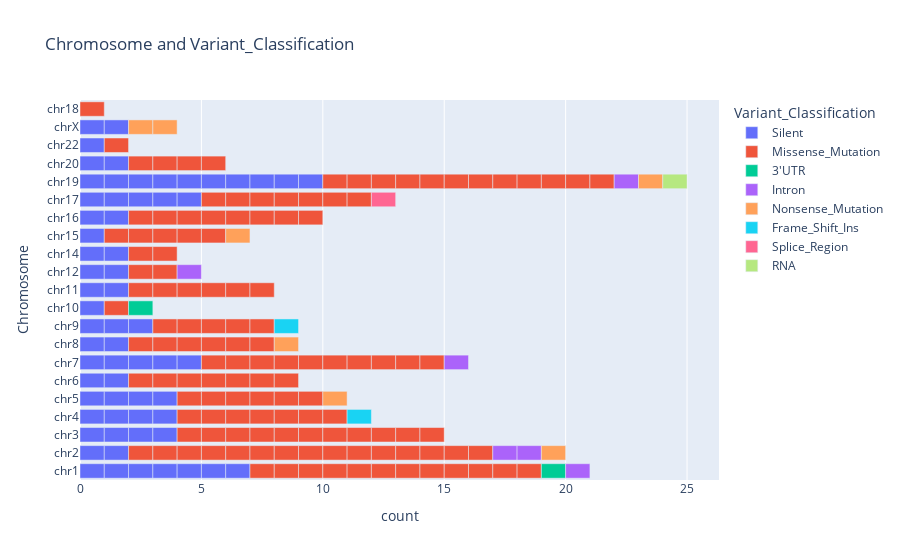

Here is the notebook cell this chart was saved with:
### Markdown cell above
**Question 5)** pouvez-vous faire un plot pour décrire en même temps sur quel chromosome et quel type de mutations a ce patient ? Utilisez px.bar et le label "color" que nous avons vue la semaine dernière

### Code cell
################################################
#Solution Question 5)
################################################
fig = px.bar(df, y='Chromosome', color='Variant_Classification', title="Chromosome and Variant_Classification")
fig.show()

### Figure 1 — Plotly figure (JSON) as saved in the notebook; plotly's stock layout.template omitted (floating-point values rounded to 4 significant figures)
{"data": [{"alignmentgroup": "True", "hovertemplate": "Variant_Classification=Silent<br>count=%{x}<br>Chromosome=%{y}<extra></extra>", "legendgroup": "Silent", "marker": {"color": "#636efa", "pattern": {"shape": ""}}, "name": "Silent", "offsetgroup": "Silent", "orientation": "h", "showlegend": true, "textposition": "auto", "type": "bar", "x": [1, 1, 1, 1, 1, 1, 1, 1, 1, 1, 1, 1, 1, 1, 1, 1, 1, 1, 1, 1, 1, 1, 1, 1, 1, 1, 1, 1, 1, 1, 1, 1, 1, 1, 1, 1, 1, 1, 1, 1, 1, 1, 1, 1, 1, 1, 1, 1, 1, 1, 1, 1, 1, 1, 1, 1, 1, 1, 1, 1, 1, 1, 1], "xaxis": "x", "y": ["chr1", "chr1", "chr1", "chr1", "chr1", "chr1", "chr1", "chr2", "chr2", "chr3", "chr3", "chr3", "chr3", "chr4", "chr4", "chr4", "chr4", "chr5", "chr5", "chr5", "chr5", "chr6", "chr6", "chr7", "chr7", "chr7", "chr7", "chr7", "chr8", "chr8", "chr9", "chr9", "chr9", "chr10", "chr11", "chr11", "chr12", "chr12", "chr14", "chr14", "chr15", "chr16", "chr16", "chr17", "chr17", "chr17", "chr17", "chr17", "chr19", "chr19", "chr19", "chr19", "chr19", "chr19", "chr19", "chr19", "chr19", "chr19", "chr20", "chr20", "chr22", "chrX", "chrX"], "yaxis": "y"}, {"alignmentgroup": "True", "hovertemplate": "Variant_Classification=Missense_Mutation<br>count=%{x}<br>Chromosome=%{y}<extra></extra>", "legendgroup": "Missense_Mutation", "marker": {"color": "#EF553B", "pattern": {"shape": ""}}, "name": "Missense_Mutation", "offsetgroup": "Missense_Mutation", "orientation": "h", "showlegend": true, "textposition": "auto", "type": "bar", "x": [1, 1, 1, 1, 1, 1, 1, 1, 1, 1, 1, 1, 1, 1, 1, 1, 1, 1, 1, 1, 1, 1, 1, 1, 1, 1, 1, 1, 1, 1, 1, 1, 1, 1, 1, 1, 1, 1, 1, 1, 1, 1, 1, 1, 1, 1, 1, 1, 1, 1, 1, 1, 1, 1, 1, 1, 1, 1, 1, 1, 1, 1, 1, 1, 1, 1, 1, 1, 1, 1, 1, 1, 1, 1, 1, 1, 1, 1, 1, 1, 1, 1, 1, 1, 1, 1, 1, 1, 1, 1, 1, 1, 1, 1, 1, 1, 1, 1, 1, 1, 1, 1, 1, 1, 1, 1, 1, 1, 1, 1, 1, 1, 1, 1, 1, 1, 1, 1, 1, 1, 1, 1, 1, 1, 1, 1, 1, 1], "xaxis": "x", "y": ["chr1", "chr1", "chr1", "chr1", "chr1", "chr1", "chr1", "chr1", "chr1", "chr1", "chr1", "chr1", "chr2", "chr2", "chr2", "chr2", "chr2", "chr2", "chr2", "chr2", "chr2", "chr2", "chr2", "chr2", "chr2", "chr2", "chr2", "chr3", "chr3", "chr3", "chr3", "chr3", "chr3", "chr3", "chr3", "chr3", "chr3", "chr3", "chr4", "chr4", "chr4", "chr4", "chr4", "chr4", "chr4", "chr5", "chr5", "chr5", "chr5", "chr5", "chr5", "chr6", "chr6", "chr6", "chr6", "chr6", "chr6", "chr6", "chr7", "chr7", "chr7", "chr7", "chr7", "chr7", "chr7", "chr7", "chr7", "chr7", "chr8", "chr8", "chr8", "chr8", "chr8", "chr8", "chr9", "chr9", "chr9", "chr9", "chr9", "chr10", "chr11", "chr11", "chr11", "chr11", "chr11", "chr11", "chr12", "chr12", "chr14", "chr14", "chr15", "chr15", "chr15", "chr15", "chr15", "chr16", "chr16", "chr16", "chr16", "chr16", "chr16", "chr16", "chr16", "chr17", "chr17", "chr17", "chr17", "chr17", "chr17", "chr17", "chr18", "chr19", "chr19", "chr19", "chr19", "chr19", "chr19", "chr19", "chr19", "chr19", "chr19", "chr19", "chr19", "chr20", "chr20", "chr20", "chr20", "chr22"], "yaxis": "y"}, {"alignmentgroup": "True", "hovertemplate": "Variant_Classification=3'UTR<br>count=%{x}<br>Chromosome=%{y}<extra></extra>", "legendgroup": "3'UTR", "marker": {"color": "#00cc96", "pattern": {"shape": ""}}, "name": "3'UTR", "offsetgroup": "3'UTR", "orientation": "h", "showlegend": true, "textposition": "auto", "type": "bar", "x": [1, 1], "xaxis": "x", "y": ["chr1", "chr10"], "yaxis": "y"}, {"alignmentgroup": "True", "hovertemplate": "Variant_Classification=Intron<br>count=%{x}<br>Chromosome=%{y}<extra></extra>", "legendgroup": "Intron", "marker": {"color": "#ab63fa", "pattern": {"shape": ""}}, "name": "Intron", "offsetgroup": "Intron", "orientation": "h", "showlegend": true, "textposition": "auto", "type": "bar", "x": [1, 1, 1, 1, 1, 1], "xaxis": "x", "y": ["chr1", "chr2", "chr2", "chr7", "chr12", "chr19"], "yaxis": "y"}, {"alignmentgroup": "True", "hovertemplate": "Variant_Classification=Nonsense_Mutation<br>count=%{x}<br>Chromosome=%{y}<extra></extra>", "legendgroup": "Nonsense_Mutation", "marker": {"color": "#FFA15A", "pattern": {"shape": ""}}, "name": "Nonsense_Mutation", "offsetgroup": "Nonsense_Mutation", "orientation": "h", "showlegend": true, "textposition": "auto", "type": "bar", "x": [1, 1, 1, 1, 1, 1, 1], "xaxis": "x", "y": ["chr2", "chr5", "chr8", "chr15", "chr19", "chrX", "chrX"], "yaxis": "y"}, {"alignmentgroup": "True", "hovertemplate": "Variant_Classification=Frame_Shift_Ins<br>count=%{x}<br>Chromosome=%{y}<extra></extra>", "legendgroup": "Frame_Shift_Ins", "marker": {"color": "#19d3f3", "pattern": {"shape": ""}}, "name": "Frame_Shift_Ins", "offsetgroup": "Frame_Shift_Ins", "orientation": "h", "showlegend": true, "textposition": "auto", "type": "bar", "x": [1, 1], "xaxis": "x", "y": ["chr4", "chr9"], "yaxis": "y"}, {"alignmentgroup": "True", "hovertemplate": "Variant_Classification=Splice_Region<br>count=%{x}<br>Chromosome=%{y}<extra></extra>", "legendgroup": "Splice_Region", "marker": {"color": "#FF6692", "pattern": {"shape": ""}}, "name": "Splice_Region", "offsetgroup": "Splice_Region", "orientation": "h", "showlegend": true, "textposition": "auto", "type": "bar", "x": [1], "xaxis": "x", "y": ["chr17"], "yaxis": "y"}, {"alignmentgroup": "True", "hovertemplate": "Variant_Classification=RNA<br>count=%{x}<br>Chromosome=%{y}<extra></extra>", "legendgroup": "RNA", "marker": {"color": "#B6E880", "pattern": {"shape": ""}}, "name": "RNA", "offsetgroup": "RNA", "orientation": "h", "showlegend": true, "textposition": "auto", "type": "bar", "x": [1], "xaxis": "x", "y": ["chr19"], "yaxis": "y"}], "layout": {"barmode": "relative", "legend": {"title": {"text": "Variant_Classification"}, "tracegroupgap": 0}, "title": {"text": "Chromosome and Variant_Classification"}, "xaxis": {"anchor": "y", "domain": [0, 1], "title": {"text": "count"}}, "yaxis": {"anchor": "x", "domain": [0, 1], "title": {"text": "Chromosome"}}}}
